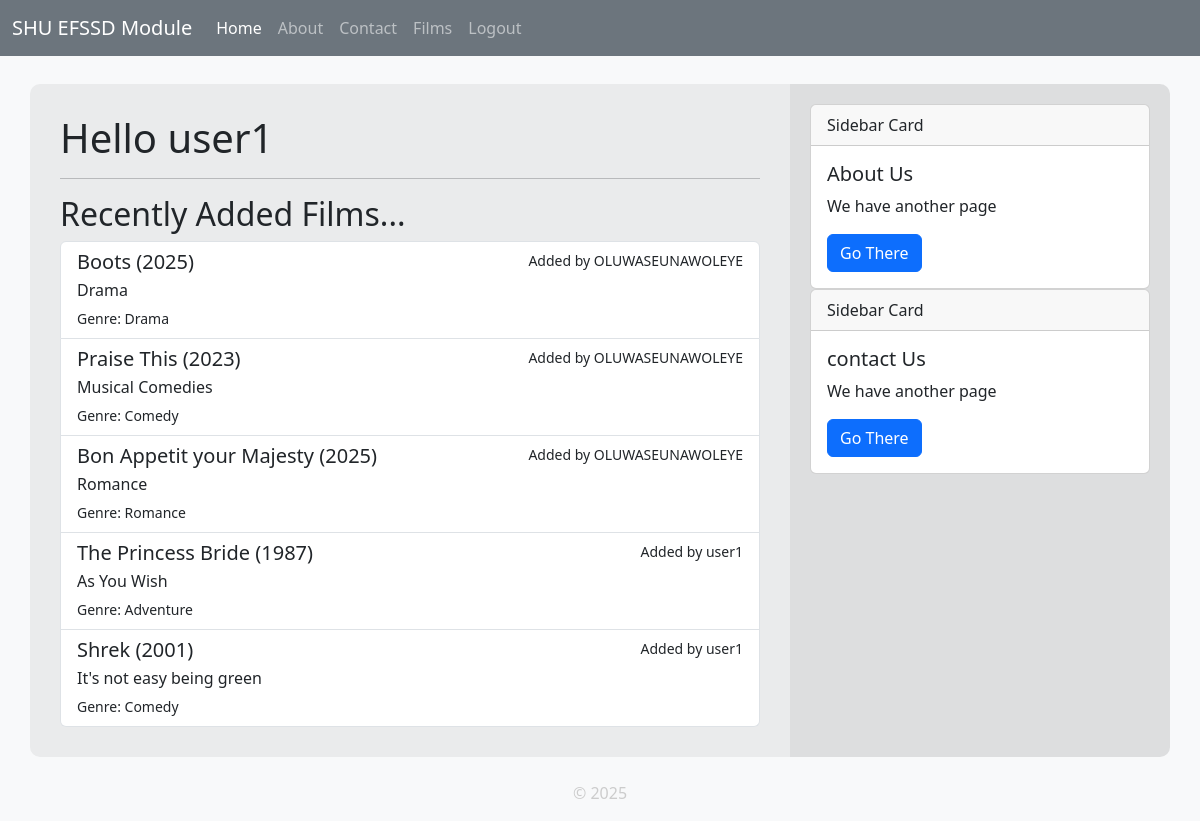
/ (signed in), run on the app's committed database.
### tables this page shows
CREATE TABLE users (
  id INTEGER PRIMARY KEY AUTOINCREMENT,
  username TEXT UNIQUE NOT NULL,
  password TEXT NOT NULL
);

CREATE TABLE films (
    id INTEGER PRIMARY KEY AUTOINCREMENT,
    created TIMESTAMP DEFAULT CURRENT_TIMESTAMP,
    user INTEGER NOT NULL REFERENCES users(id),
    title TEXT NOT NULL,
    tagline TEXT,
    director TEXT,
    poster TEXT,
    release_year INTEGER,
    genre TEXT,
    watched BOOLEAN,
    rating INTEGER,
    review TEXT
);

### app.py (the view)
@app.route('/')
def index():
    studentName = "SHU Student"
    if 'username' in session:
        studentName = session['username']
    films = get_all_films(limit=5, order_by='created DESC')  # Fetch the latest 5 films added
    return render_template('index.html', title="Welcome", username=studentName, films=films)

### app.py (called while the page is built)
@app.context_processor
def inject_csrf_token():
    return dict(csrf_token=generate_csrf())

@app.context_processor
def inject_site_name():
    return dict(siteName=siteName)

@app.template_filter()
def get_username(user_id):
    user = get_user_by_id(user_id)
    return user['username'] if user else 'Unknown'

### db/db.py (called while the page is built)
def get_all_films(user=None, limit=None, order_by='title ASC'):
    conn = get_db_connection()
    query = 'SELECT * FROM films'
    if user:
        query += ' WHERE user = ?'
    query += f' ORDER BY {order_by}'
    if limit:
        query += f' LIMIT {limit}'
    if user:
        films = conn.execute(query, (user,)).fetchall()
    else:
        films = conn.execute(query).fetchall()
    conn.close()
    return films

def get_db_connection():
    BASE_DIR = os.path.dirname(os.path.abspath(__file__))  # Get the directory of the current file
    DB_PATH = os.path.join(BASE_DIR, 'database.db') # Construct the full path to the database file
    conn = sqlite3.connect(DB_PATH)                 # Connect to the database
    conn.row_factory = sqlite3.Row                  # Enable dictionary-like access to rows
    return conn

def get_user_by_id(user_id):
    conn = get_db_connection()
    user = conn.execute('SELECT * FROM users WHERE id = ?', (user_id,)).fetchone()
    conn.close()
    if user is None:
        abort(404)
    return user

### templates/index.html
{% extends "base.html" %}
{% block content %}
    <h1>Hello {{ username }}</h1>
    <hr>
    <h2>Recently Added Films...</h2>
    <div class="list-group">
        {% for film in films %}
            <a href="{{ url_for('film', id=film['id']) }}" class="list-group-item list-group-item-action">
                <div class="d-flex w-100 justify-content-between">
                    <h5 class="mb-1">{{ film['title'] }} ({{ film['release_year'] }})</h5>
                    <small>Added by {{ film['user'] | get_username }}</small>
                </div>
                <p class="mb-1">{{ film['tagline'] }}</p>
                <small>Genre: {{ film['genre'] }}</small>
            </a>
        {% else %}
            <p class="text-muted">No films available.</p>
        {% endfor %}
    </div>
{% endblock %}

### static/styles.css (style rules this page uses)
body { background-color: #f8f9fa; color: #212529; }

### data on the page
users: username "user1"
films: title "Boots", release_year "2025", user|get_username "OLUWASEUNAWOLEYE", tagline "Drama", genre "Drama"
films: title "Praise This", release_year "2023", user|get_username "OLUWASEUNAWOLEYE", tagline "Musical Comedies", genre "Comedy"
films: title "Bon Appetit your Majesty", release_year "2025", user|get_username "OLUWASEUNAWOLEYE", tagline "Romance", genre "Romance"
films: title "The Princess Bride", release_year "1987", user|get_username "user1", tagline "As You Wish", genre "Adventure"
films: title "Shrek", release_year "2001", user|get_username "user1", tagline "It's not easy being green", genre "Comedy"

### other printed values
{{ siteName }} "SHU EFSSD Module"
